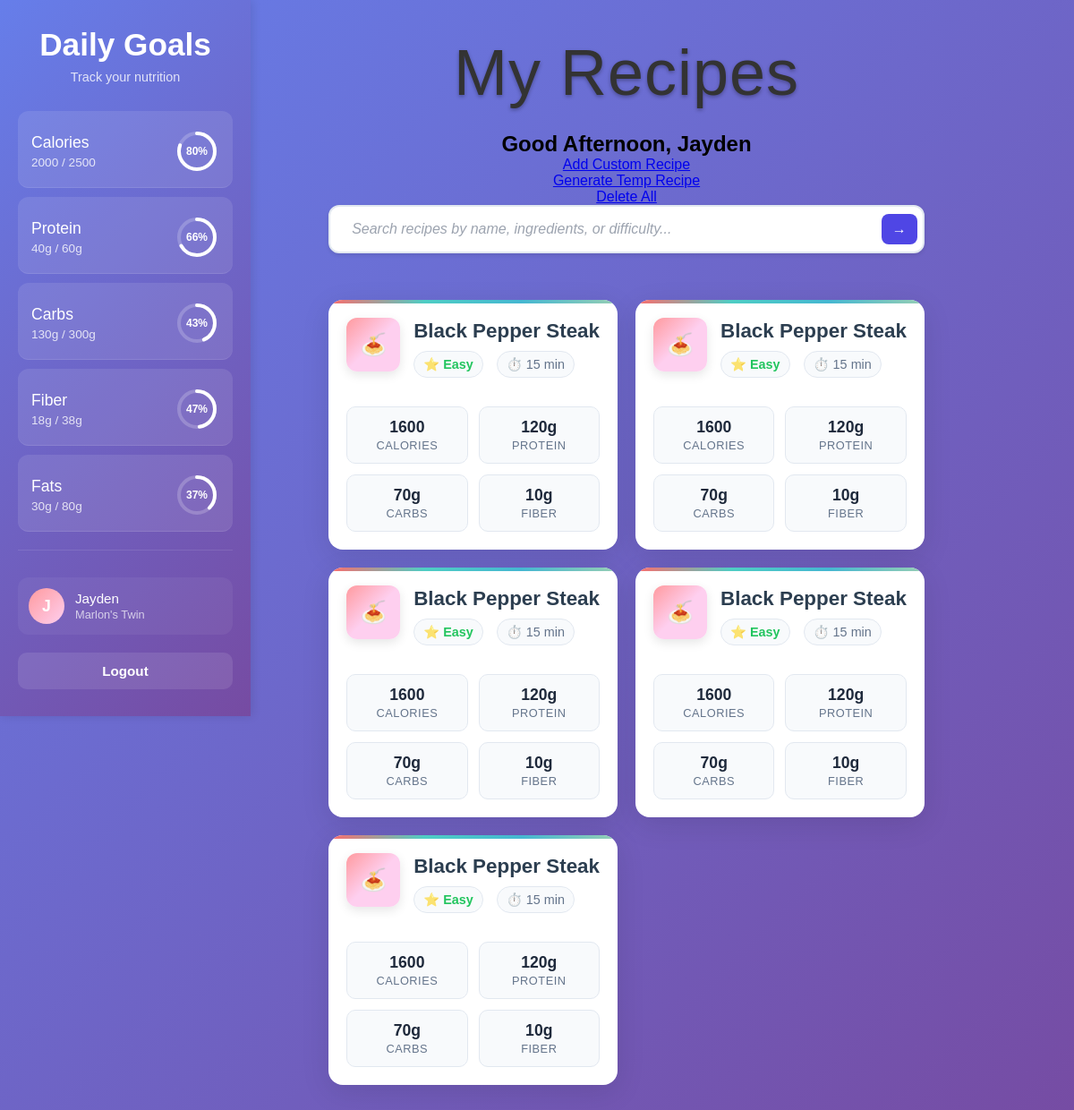
The app's page /dashboard (signed in) with its own data.
### models.py (models this page shows, shortened)
class Goals(db.Model):
    __tablename__ = 'fitness_goals'
    id = db.Column(db.Integer, primary_key = True)
    daily_protein = db.Column(db.Integer)
    daily_carbohydrates = db.Column(db.Integer)
    daily_fat = db.Column(db.Integer)
    daily_fiber = db.Column(db.Integer)
    daily_calories = db.Column(db.Integer)
    allergy = db.Column(db.Text)
    user_id = db.Column(db.Integer, db.ForeignKey('users.uid'), nullable = False)

class User(db.Model, UserMixin):
    __tablename__ = "users"
    uid = db.Column(db.Integer, primary_key = True)
    username = db.Column(db.String, nullable = False)
    password = db.Column(db.String, nullable = False)
    email = db.Column(db.String, nullable = False)
    current_protein = db.Column(db.Integer)
    current_carbohydrates = db.Column(db.Integer)
    current_fat = db.Column(db.Integer)
    current_fiber = db.Column(db.Integer)
    current_calories = db.Column(db.Integer)
    recipes = db.relationship('Recipes', backref='user', lazy=True, cascade='all, delete-orphan')
    nutritional_goals = db.relationship('Goals', backref='user', lazy=True, cascade='all, delete-orphan')
    def get_id(self):
        return str(self.uid)

class Recipes(db.Model):
    __tablename__ = 'recipes'
    id = db.Column(db.Integer, primary_key = True, nullable = False)
    title = db.Column(db.Text)
    ingredients = db.Column(db.Text, nullable = False)
    instructions = db.Column(db.Text, nullable = False)
    cooking_time = db.Column(db.Integer)
    prep_time = db.Column(db.Integer)
    servings = db.Column(db.Integer)
    difficulty = db.Column(db.Text)
    protein_amount = db.Column(db.Integer)
    carb_amount = db.Column(db.Integer)
    fiber_amount = db.Column(db.Integer)
    fat_amount = db.Column(db.Integer)
    calorie_amount = db.Column(db.Integer)
    user_id = db.Column(db.Integer, db.ForeignKey('users.uid'), nullable = False)

### blueprints/main.py (the view)
@main_bp.route('/dashboard')
def dashboard():
    recipes = Recipes.query.all()
    goals = Goals.query.filter_by(user_id=current_user.get_id()).first()
    if goals:
        daily_protein = goals.daily_protein
        daily_carbohydrates = goals.daily_carbohydrates
        daily_fat = goals.daily_fat
        daily_fiber = goals.daily_fiber
        daily_calories = goals.daily_calories
        current_protein = 40
        current_carbohydrates = 130
        current_fat = 30
        current_fiber = 18
        current_calories = 2000
    else:
        print("Error fetching goals. Please create another account.")
        return redirect(url_for('auth.login'))
    return render_template('/main/dashboard.html',
        recipes=recipes,
        username = current_user.username,
        daily_protein = daily_protein,
        daily_carbohydrates = daily_carbohydrates,
        daily_fat = daily_fat,
        daily_fiber = daily_fiber,
        daily_calories = daily_calories,
        current_protein = current_protein,
        current_carbohydrates = current_carbohydrates,
        current_fat = current_fat,
        current_fiber = current_fiber,
        current_calories = current_calories
        )

### app.py (called while the page is built)
@login_manager.user_loader
def load_user(user_id):
    from models import User
    try:
        user = User.query.get(user_id)
        if user:
            logging.info(f"User {user_id} loaded successfully")
        return user
    except Exception as e:
        logging.error(f"Error loading user {user_id}: {e}")
        return None

def create_app():
    app = Flask(__name__, template_folder = 'templates', static_folder= 'static', static_url_path= '/static')
    app.config['SQLALCHEMY_DATABASE_URI'] = 'sqlite:///./blueprints.db'
    app.secret_key = 'Some Key'
    @app.after_request
    def after_request(response):
        response.headers["Cache-Control"] = "no-cache, no-store, must-revalidate"
        response.headers["Pragma"] = "no-cache"
        response.headers["Expires"] = "0"
        return response
    db.init_app(app)
    login_manager.init_app(app)
    migrate.init_app(app, db)
    from blueprints.auth import auth_bp
    from blueprints.main import main_bp
    from blueprints.register import register_bp
    from blueprints.recipegen import gen_bp
    app.register_blueprint(auth_bp)
    app.register_blueprint(main_bp)
    app.register_blueprint(register_bp)
    app.register_blueprint(gen_bp)
    return app

### templates/main/dashboard.html (shortened to what this page needs)
<!DOCTYPE html>
<html>
<head>
    <link rel="stylesheet" href="{{ url_for('static', filename='/css/fonts.css') }}">
    <link rel="stylesheet" href="{{ url_for('static', filename='/css/base.css') }}">
    <link rel="stylesheet" href="{{ url_for('static', filename='/css/recipes.css') }}">
    <link rel="stylesheet" href="{{ url_for('static', filename='/css/sidebar.css') }}">
    <link rel="stylesheet" href="{{ url_for('static', filename='/css/searchbox.css') }}">
</head>
<body>
    <div class="page-layout">
    <div class="sidebar" id="sidebar">
        <div class="sidebar-header">
            <h2 class="sidebar-title">Daily Goals</h2>
            <p class="sidebar-subtitle">Track your nutrition</p>
        </div>
        <ul class="nutrition-list">
            <li class="nutrition-track">
                <div class="nutrition-info">
                    <span class="nutrition-name">Calories</span>
                    <span class="nutrition-values">{{current_calories}} / {{daily_calories}}</span>
                </div>
                <div class="progress-circle">
                    <svg>
                        <circle class="progress-bg" cx="25" cy="25" r="20"></circle>
<circle class="progress-fill" cx="25" cy="25" r="20" style="stroke-dashoffset: {{ 125.66 * (1 - (current_calories / daily_calories)|default(0)) }};"></circle>                    </svg>
                    <span class="progress-text">{{current_calories * 100 // daily_calories}}%</span>
                </div>
            </li>
            <li class="nutrition-track">
                <div class="nutrition-info">
                    <span class="nutrition-name">Protein</span>
                    <span class="nutrition-values">{{current_protein}}g / {{daily_protein}}g</span>
                </div>
                <div class="progress-circle">
                    <svg>
                        <circle class="progress-bg" cx="25" cy="25" r="20"></circle>
                        <circle class="progress-fill" cx="25" cy="25" r="20" style="stroke-dashoffset: {{ 125.66 * (1 - (current_protein / daily_protein)|default(0)) }};"></circle>
                    </svg>
                    <span class="progress-text">{{current_protein * 100 // daily_protein}}%</span>
                </div>
            </li>
            <li class="nutrition-track">
                <div class="nutrition-info">
                    <span class="nutrition-name">Carbs</span>
                    <span class="nutrition-values">{{current_carbohydrates}}g / {{daily_carbohydrates}}g</span>
                </div>
                <div class="progress-circle">
                    <svg>
                        <circle class="progress-bg" cx="25" cy="25" r="20"></circle>
                        <circle class="progress-fill" cx="25" cy="25" r="20" style="stroke-dashoffset: {{ 125.66 * (1 - (current_carbohydrates / daily_carbohydrates)|default(0)) }};"></circle>
                    </svg>
                    <span class="progress-text">{{current_carbohydrates * 100 // daily_carbohydrates}}%</span>
                </div>
            </li>
            <li class="nutrition-track">
                <div class="nutrition-info">
                    <span class="nutrition-name">Fiber</span>
                    <span class="nutrition-values">{{current_fiber}}g / {{daily_fiber}}g</span>
                </div>
                <div class="progress-circle">
                    <svg>
                        <circle class="progress-bg" cx="25" cy="25" r="20"></circle>
                        <circle class="progress-fill" cx="25" cy="25" r="20" style="stroke-dashoffset: {{ 125.66 * (1 - (current_fiber / daily_fiber)|default(0)) }};"></circle>
                    </svg>
                    <span class="progress-text">{{current_fiber * 100 // daily_fiber}}%</span>
                </div>
            </li>
            <li class="nutrition-track">
                <div class="nutrition-info">
                    <span class="nutrition-name">Fats</span>
                    <span class="nutrition-values">{{current_fat}}g / {{daily_fat}}g</span>
                </div>
                <div class="progress-circle">
                    <svg>
                        <circle class="progress-bg" cx="25" cy="25" r="20"></circle>
                        <circle class="progress-fill" cx="25" cy="25" r="20" style="stroke-dashoffset: {{ 125.66 * (1 - (current_fat / daily_fat)|default(0)) }};"></circle>
                    </svg>
                    <span class="progress-text">{{current_fat * 100 // daily_fat}}%</span>
                </div>
            </li>
        </ul>
        <div class="sidebar-footer">
            <div class="user-profile">
                <div class="avatar">
                    <span class="avatar-text">{{ username[0].upper() if username else 'U' }}</span>
                </div>
                <div class="user-info">
                    <span class="username">{{ username }}</span>
                    <span class="user-status">Marlon's Twin</span>
                </div>
            </div>
            <a href="{{ url_for('auth.log_out') }}" class="logout-btn">
                <span>Logout</span>
            </a>
        </div>
    </div>
    <div class="dashboard-container">
        <h1 class = "title">My Recipes</h1>
        <h2>Good Afternoon, {{ username }}</h2/>
        <a href = "{{url_for('recipegen.index')}}">Add Custom Recipe</a>
        <a href = "{{url_for('recipegen.create_temp')}}">Generate Temp Recipe</a>
        <a href = "{{url_for('main.delete_all')}}">Delete All</a>
        <div class="recipe-search-container">
            <form action="{{ url_for('recipegen.generate') }}" method="POST" class="search-form">
                <div class="search-input-wrapper">
                    <input
                        type="text"
                        name="query"
                        class="recipe-search-box"
                        placeholder="Search recipes by name, ingredients, or difficulty..."
                        id="recipeSearch"
                        value="{{ request.args.get('query', '') }}"
                    >
                    <button type="submit" class="search-submit-btn">
                        →
                    </button>
                </div>
            </form>
        </div>
        <div class="recipes-grid">
            {% for recipe in recipes%}
            <button class="recipe-card" onclick="openRecipe(1)">
                <div class="card-header">
                    <div class="recipe-image">🍝</div>
                    <div class="recipe-main-info">
                        <h3 class="recipe-title">{{recipe.title}}</h3>
                        <div class="recipe-meta">
                            <div class="meta-item">
                                <span class="meta-icon">⭐</span>
                                <span class="difficulty {{recipe.difficulty}}">{{recipe.difficulty}}</span>
                            </div>
                            <div class="meta-item">
                                <span class="meta-icon">⏱️</span>
                                <span>{{recipe.cooking_time}} min</span>
                            </div>
                        </div>
                    </div>
                </div>
                <div class="nutrition-grid">
                    <div class="nutrition-item">
                        <div class="nutrition-value">{{recipe.calorie_amount}}</div>
                        <div class="nutrition-label">Calories</div>
                    </div>
                    <div class="nutrition-item">
                        <div class="nutrition-value">{{recipe.protein_amount}}g</div>
                        <div class="nutrition-label">Protein</div>
                    </div>
                    <div class="nutrition-item">
                        <div class="nutrition-value">{{recipe.carb_amount}}g</div>
                        <div class="nutrition-label">Carbs</div>
                    </div>
                    <div class="nutrition-item">
                        <div class="nutrition-value">{{recipe.fiber_amount}}g</div>
                        <div class="nutrition-label">Fiber</div>
                    </div>
                </div>
            </button>
            {% endfor %}
        </div>
    </div>
</body>
</html>

### static/css/base.css (style rules this page uses)
* { margin: 0; padding: 0; box-sizing: border-box; }
body { font-family: -apple-system, BlinkMacSystemFont, 'Segoe UI', Roboto, Oxygen, Ubuntu, Cantarell, sans-serif; background: linear-gradient(135deg, #667eea 0%, #764ba2 100%); min-height: 100vh; display: flex; align-items: center; justify-content: center; padding: 20px; }
.title { font-size: 4.5rem; font-family: 'ThrowUp', cursive, sans-serif; font-weight: 300; text-align: center; margin-bottom: 25px; margin-top: -20px; color: #333; letter-spacing: 1px; }

### static/css/recipes.css (style rules this page uses)
* { margin: 0; padding: 0; box-sizing: border-box; }
body { font-family: Arial, Tahoma, Geneva, Verdana, sans-serif; background: linear-gradient(135deg, #667eea 0%, #764ba2 100%); min-height: 100vh; padding: 20px; }
.dashboard-container { display: flex; flex-direction: column; max-width: 1200px; margin: 0 auto; align-items: center; margin-left: 200px; padding: 40px 20px; min-height: 100vh; justify-content: flex-start; }
h1 { text-align: center; color: white; margin-bottom: 30px; font-size: 2.5rem; text-shadow: 0 2px 4px rgba(0,0,0,0.3); }
.recipes-grid { display: grid; grid-template-columns: 1fr 1fr; gap: 20px; padding: 20px 0; }
.recipe-card { background: white; border-radius: 16px; padding: 20px; box-shadow: 0 8px 32px rgba(0,0,0,0.1); cursor: pointer; transition: all 0.3s cubic-bezier(0.4, 0, 0.2, 1); border: none; text-align: left; position: relative; overflow: hidden; }
.recipe-card::before { content: ''; position: absolute; top: 0; left: 0; right: 0; height: 4px; background: linear-gradient(90deg, #ff6b6b, #4ecdc4, #45b7d1, #96ceb4); border-radius: 16px 16px 0 0; }
.card-header { display: flex; align-items: flex-start; margin-bottom: 16px; gap: 15px; }
.recipe-image { width: 60px; height: 60px; background: linear-gradient(135deg, #ff9a9e 0%, #fecfef 50%, #fecfef 100%); border-radius: 12px; display: flex; align-items: center; justify-content: center; font-size: 24px; flex-shrink: 0; box-shadow: 0 4px 12px rgba(0,0,0,0.1); }
.recipe-main-info { flex: 1; min-width: 0; }
.recipe-title { font-size: 1.4rem; font-weight: 700; color: #2c3e50; margin-bottom: 8px; line-height: 1.3; }
.recipe-meta { display: flex; gap: 15px; margin-bottom: 16px; flex-wrap: wrap; }
.meta-item { display: flex; align-items: center; gap: 6px; font-size: 0.9rem; color: #64748b; background: #f8fafc; padding: 6px 10px; border-radius: 20px; border: 1px solid #e2e8f0; }
.meta-icon { width: 16px; height: 16px; opacity: 0.7; }
.difficulty { font-weight: 600; }
.difficulty.Easy { color: #22c55e; }
.nutrition-grid { display: grid; grid-template-columns: repeat(2, 1fr); gap: 12px; margin-top: 16px; }
.nutrition-item { background: #f8fafc; padding: 12px; border-radius: 10px; text-align: center; border: 1px solid #e2e8f0; }
.nutrition-value { font-size: 1.1rem; font-weight: 700; color: #1e293b; margin-bottom: 2px; }
.nutrition-label { font-size: 0.8rem; color: #64748b; text-transform: uppercase; letter-spacing: 0.5px; font-weight: 500; }

### static/css/searchbox.css (style rules this page uses)
.recipe-search-container { margin-bottom: 2rem; width: 100%; }
.recipe-search-box { width: 100%; padding: 1rem 1.5rem; border: 2px solid #e2e8f0; border-radius: 12px; font-size: 1rem; font-family: inherit; background-color: #ffffff; transition: all 0.3s ease; box-shadow: 0 2px 4px rgba(0, 0, 0, 0.1); }
.recipe-search-box::placeholder { color: #9ca3af; font-style: italic; }
.search-input-wrapper { position: relative; display: flex; align-items: center; }
.search-submit-btn { position: absolute; right: 8px; background: #4f46e5; border: none; border-radius: 8px; padding: 8px 12px; cursor: pointer; transition: all 0.2s ease; color: white; font-size: 1rem; display: flex; align-items: center; justify-content: center; z-index: 10; }
.recipe-search-box { padding-right: 4rem; }

### records on screen
Goals: daily_calories "2500", current_calories*100//daily_calories "80", daily_carbohydrates "300", current_carbohydrates*100//daily_carbohydrates "43"
User: username "J", username "Jayden"
Recipes: title "Black Pepper Steak", difficulty "Easy", cooking_time "15", calorie_amount "1600", protein_amount "120", carb_amount "70", fiber_amount "10"
Recipes: title "Black Pepper Steak", difficulty "Easy", cooking_time "15", calorie_amount "1600", protein_amount "120", carb_amount "70", fiber_amount "10"
Recipes: title "Black Pepper Steak", difficulty "Easy", cooking_time "15", calorie_amount "1600", protein_amount "120", carb_amount "70", fiber_amount "10"
Recipes: title "Black Pepper Steak", difficulty "Easy", cooking_time "15", calorie_amount "1600", protein_amount "120", carb_amount "70", fiber_amount "10"
Recipes: title "Black Pepper Steak", difficulty "Easy", cooking_time "15", calorie_amount "1600", protein_amount "120", carb_amount "70", fiber_amount "10"

### other values on screen
{{ current_calories }} "2000"
{{ current_protein }} "40"
{{ daily_protein }} "60"
{{ current_protein * 100 // daily_protein }} "66"
{{ current_carbohydrates }} "130"
{{ current_fiber }} "18"
{{ daily_fiber }} "38"
{{ current_fiber * 100 // daily_fiber }} "47"
{{ current_fat }} "30"
{{ daily_fat }} "80"
{{ current_fat * 100 // daily_fat }} "37"
